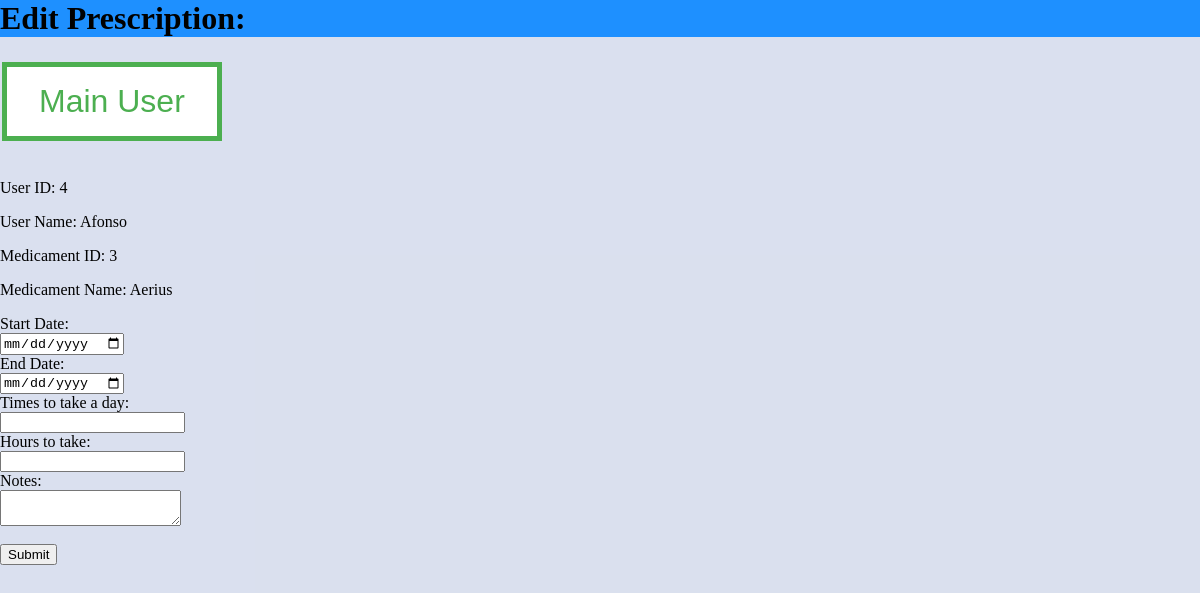
Page /EditPrescription.php?prescription_id=13 on the committed database.
### tables this page shows
CREATE TABLE `prescriptions` (
  `prescription_id` int(11) NOT NULL,
  `user_id` int(11) NOT NULL,
  `medication_id` int(11) NOT NULL,
  `start_date` date NOT NULL,
  `end_date` date NOT NULL,
  `notes` varchar(255) DEFAULT NULL,
  `times_per_day` int(11) DEFAULT NULL,
  `hours_to_take` varchar(255) DEFAULT NULL,
  `is_archived` int(1) NOT NULL
);

CREATE TABLE `users` (
  `id` int(11) NOT NULL,
  `name` varchar(255) NOT NULL,
  `pathology` varchar(255) NOT NULL,
  `email` varchar(255) NOT NULL,
  `password` char(64) NOT NULL,
  `date` date NOT NULL,
  `id_number` varchar(255) DEFAULT NULL,
  `profile_picture` varchar(60) NOT NULL,
  `is_archived` int(1) DEFAULT NULL
);

CREATE TABLE `medications` (
  `medication_id` int(11) NOT NULL,
  `name` varchar(100) NOT NULL,
  `dose` varchar(50) NOT NULL,
  `frequency` varchar(50) NOT NULL
);

### EditPrescription.php (the view, shortened to what this page needs)
<h1 style="background-color:DodgerBlue;">Edit Prescription: </h1>
<?php
include 'alert.php';
if ($conn->query("SELECT DATABASE()")) {
    $dbSuccess = true;
}
if ($dbSuccess) {
    $prescription_id = $_GET["prescription_id"];
    $query = "SELECT * FROM prescriptions WHERE prescription_id = '$prescription_id'";
    $cname__select_Query = mysqli_query($conn, $query);
    while ($rows = mysqli_fetch_assoc($cname__select_Query)) {
      $medication_id = $rows['medication_id'];
      $user_id = $rows['user_id'];
    }
  }
?>
<!DOCTYPE html>
<html lang="en" dir="ltr">
  <head>
  </head>
<button onclick="window.location.href='mainUser.php?id=<?php echo $user_id; ?>'" class="button button1">Main User</button> <br> <br>
  <body>
    <form class="" action="" method="post" autocomplete="off" enctype="multipart/form-data">
    <?php
echo '<p>User ID: ' .$user_id. '</p>';
$NameSelect = mysqli_query($conn, "SELECT * FROM `users` WHERE `id` = $user_id");
$NameResult = mysqli_fetch_assoc($NameSelect);
echo '<p>User Name: ' . $NameResult["name"] . '</p>';
?>
<?php
echo '<p>Medicament ID: ' . $medication_id . '</p>';
$MedSelect = mysqli_query($conn, "SELECT * FROM `medications` WHERE `medication_id` = $medication_id");
$MedResult = mysqli_fetch_assoc($MedSelect);
echo '<p>Medicament Name: ' . $MedResult["name"] . '</p>';
?>
    <label for="start_date">Start Date:</label><br>
    <input type="date" id="start_date" name="start_date"><br>
    <label for="end_date">End Date:</label><br>
    <input type="date" id="end_date" name="end_date"><br>
    <label for="times_per_day">Times to take a day:</label> <br>
    <input type="text" name="times_per_day" id="times_per_day"> <br>
    <label for="hours_to_take">Hours to take:</label> <br>
    <input type="text" name="hours_to_take" id="hours_to_take"> <br>
    <label for="notes">Notes:</label><br>
    <textarea id="notes" name="notes"></textarea><br><br>
    <button type = "submit" name = "submit">Submit</button>
    </form>

### EditPrescription.php (style rules this page uses)
html,body { background-color: #a5b4d63b; margin: 0%; height: 100%; }
form, table { display: inline-block; vertical-align: top; }
.button { border: none; color: white; padding: 16px 32px; text-align: center; text-decoration: none; display: inline-block; font-size: 16px; margin: 4px 2px; transition-duration: 0.4s; cursor: pointer; }
.button1 { background-color: white; color: #4CAF50; border: 5px solid #4CAF50; font-size: 32px; }

### rows in the picture
prescriptions: user "4", medication "3"
users: name "Afonso"
medications: name "Aerius"
